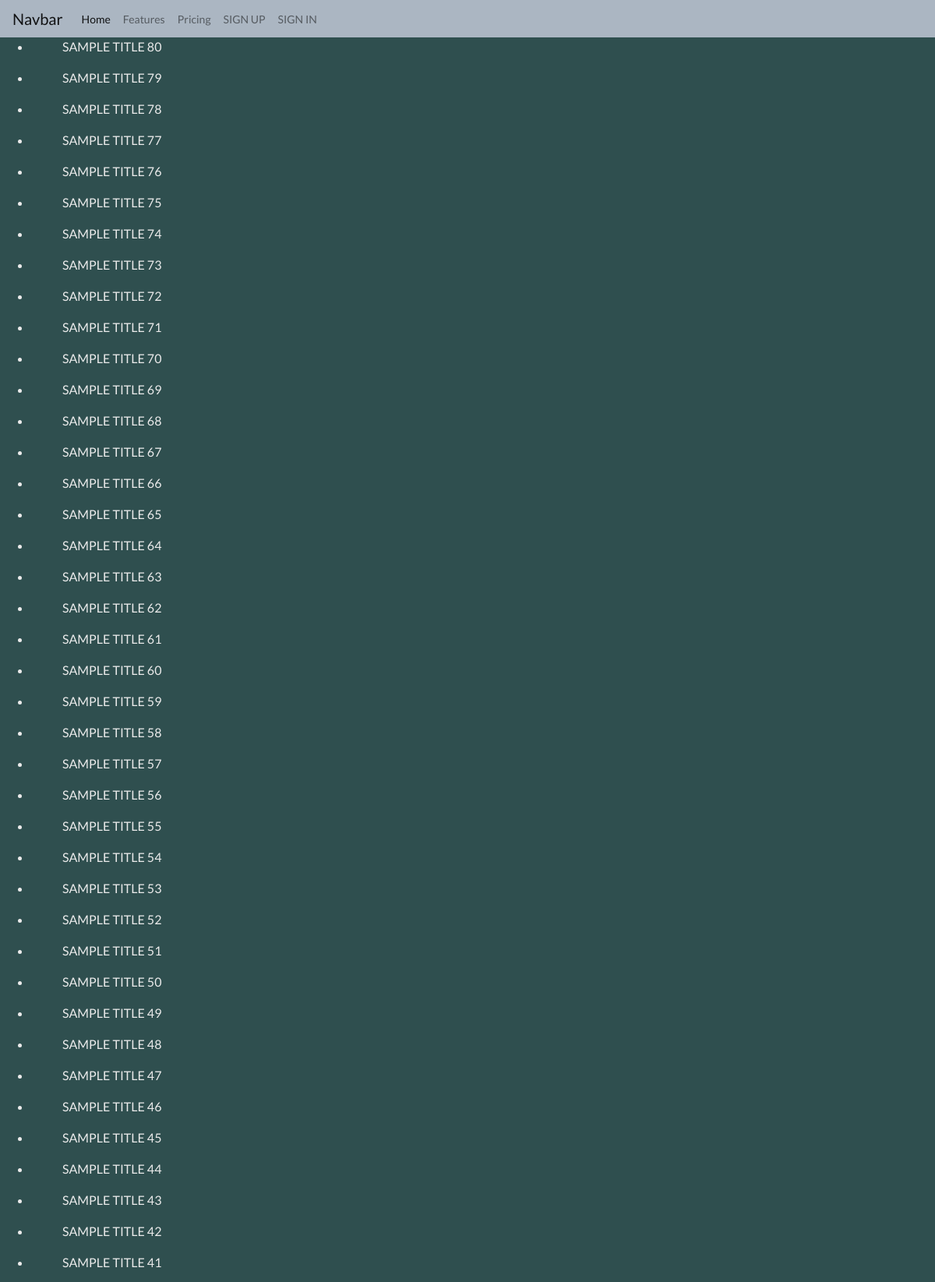
Page /blog/tests/ (upper part) on the committed database.
### blog/models.py (models this page shows, shortened)
class Post(models.Model):
    STATUS_CHOICES = (
        ('d', 'Draft'),
        ('p', 'Published'),
        ('w', 'Withdrawn'),
    )
    user = models.ForeignKey(settings.AUTH_USER_MODEL)
    title = models.CharField(max_length=100, verbose_name="Subject", help_text="input title, max 100")
    content = models.TextField(verbose_name="Content")
    photo = models.ImageField(blank=True, upload_to='blog/post/%Y/%m/%d')
    tag = models.CharField(max_length=50, blank=True, help_text="write tags")
    lnglat = models.CharField(max_length=30,
        validators=[lnglat_validator],
        help_text="\"longtitude,latitude\" type",
        blank=True
    )
    status = models.CharField(max_length=1, choices=STATUS_CHOICES)
    tag_set = models.ManyToManyField('Tag', blank=True)
    ip = models.CharField(max_length=20)
    created_at = models.DateTimeField(auto_now_add=True)
    updated_at = models.DateTimeField(auto_now=True)
    class Meta:
        ordering = ['-id']

### blog/views.py (the view)
def test_list(request):
    qs = Post.objects.all().prefetch_related('comment_set')
    return render(request, 'blog/test_list.html', {
        'post_list': qs,
    })

### blog/context_processors.py (called while the page is built)
def blog(request):
    return {
        'current_datetime': timezone.now()
    }

### blog/templates/blog/test_list.html (shortened to what this page needs)
{% extends 'blog/layout.html' %}
{% block content %}
{% for post in post_list %}
<ul>
    <li>
        <ul>
            {{ post.title }}
        </ul>
    </li>
</ul>
{% endfor %}
{% endblock %}

### start_django/static/style.css (style rules this page uses)
body { background-color: darkslategrey }

### rows in the picture
Post: title "SAMPLE TITLE 80"
Post: title "SAMPLE TITLE 79"
Post: title "SAMPLE TITLE 78"
Post: title "SAMPLE TITLE 77"
Post: title "SAMPLE TITLE 76"
Post: title "SAMPLE TITLE 75"
Post: title "SAMPLE TITLE 74"
Post: title "SAMPLE TITLE 73"
Post: title "SAMPLE TITLE 72"
Post: title "SAMPLE TITLE 71"
Post: title "SAMPLE TITLE 70"
Post: title "SAMPLE TITLE 69"
Post: title "SAMPLE TITLE 68"
Post: title "SAMPLE TITLE 67"
Post: title "SAMPLE TITLE 66"
Post: title "SAMPLE TITLE 65"
Post: title "SAMPLE TITLE 64"
Post: title "SAMPLE TITLE 63"
Post: title "SAMPLE TITLE 62"
Post: title "SAMPLE TITLE 61"
Post: title "SAMPLE TITLE 60"
Post: title "SAMPLE TITLE 59"
Post: title "SAMPLE TITLE 58"
Post: title "SAMPLE TITLE 57"
Post: title "SAMPLE TITLE 56"
Post: title "SAMPLE TITLE 55"
Post: title "SAMPLE TITLE 54"
Post: title "SAMPLE TITLE 53"
Post: title "SAMPLE TITLE 52"
Post: title "SAMPLE TITLE 51"
Post: title "SAMPLE TITLE 50"
Post: title "SAMPLE TITLE 49"
Post: title "SAMPLE TITLE 48"
Post: title "SAMPLE TITLE 47"
Post: title "SAMPLE TITLE 46"
Post: title "SAMPLE TITLE 45"
Post: title "SAMPLE TITLE 44"
Post: title "SAMPLE TITLE 43"
Post: title "SAMPLE TITLE 42"
Post: title "SAMPLE TITLE 41"
